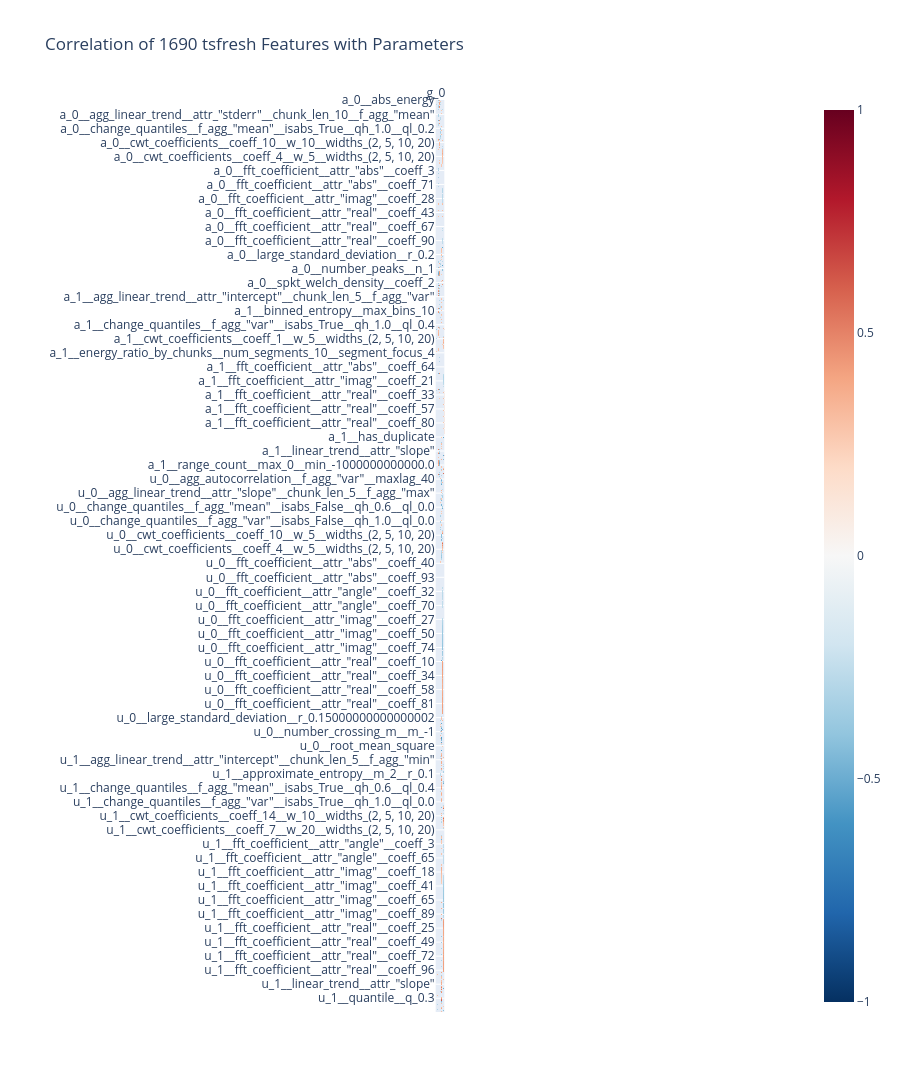

This figure's notebook cell:
### Markdown cell above
### tsfresh Features

Not all features labeled relevant by tsfresh are highly correlated with the parameters and IC.
We only keep the most promising ones and visualize their correlations.

The aggregated feature correlations with the parameters (sum over abs(corr)) gives a first indication of how well the parameters can be predicted from the features. The desire threshold $\mathbf{\mu}$ and goals $\mathbf{g}$ will be hardest to predict from these features.

The heatmap shows the pairwise correlations of the features. In future steps, highly correlated features have to be trimmed down, and the interpretation of each feature has to be analyzed in detail.

### Code cell
threshold = 0.25
corr_important = {param: c[c.abs() > threshold] for param, c in corr.items()}
corr_important_df = pd.DataFrame(corr_important)
n_features = len(corr_important_df)

print("Aggregated feature importance per parameter:")
display(corr_important_df.abs().sum().sort_values(ascending=False))

fig = px.imshow(
    corr_important_df,
    title=f"Correlation of {n_features} tsfresh Features with Parameters",
    color_continuous_scale="RdBu_r",
    zmin=-1,
    zmax=1,
    height=n_features * 20 + 200,
)
fig.update_xaxes(side="top")
fig.show()

### Figure 1 — Plotly figure (JSON) as saved in the notebook; plotly's stock layout.template omitted (floating-point values rounded to 4 significant figures; data arrays with more than 128 entries replaced by an {"elided": "..."} marker saying what was removed)
{"data": [{"coloraxis": "coloraxis", "hovertemplate": "x: %{x}<br>y: %{y}<br>color: %{z}<extra></extra>", "name": "0", "type": "heatmap", "x": ["g_0", "g_1", "μ_0", "μ_1", "Π_0,0", "Π_0,1", "Π_1,0", "Π_1,1", "Γ_0,0", "Γ_0,1", "Γ_1,0", "Γ_1,1", "v0_0", "v0_1", "m0_0", "m0_1"], "xaxis": "x", "y": {"elided": "1690 str values"}, "yaxis": "y", "z": {"elided": "1690x16 float values"}}], "layout": {"coloraxis": {"cmax": 1, "cmin": -1, "colorscale": [[0, "rgb(5,48,97)"], [0.1, "rgb(33,102,172)"], [0.2, "rgb(67,147,195)"], [0.3, "rgb(146,197,222)"], [0.4, "rgb(209,229,240)"], [0.5, "rgb(247,247,247)"], [0.6, "rgb(253,219,199)"], [0.7, "rgb(244,165,130)"], [0.8, "rgb(214,96,77)"], [0.9, "rgb(178,24,43)"], [1, "rgb(103,0,31)"]]}, "height": 34000, "title": {"text": "Correlation of 1690 tsfresh Features with Parameters"}, "xaxis": {"anchor": "y", "constrain": "domain", "domain": [0, 1], "scaleanchor": "y", "side": "top"}, "yaxis": {"anchor": "x", "autorange": "reversed", "constrain": "domain", "domain": [0, 1]}}}
